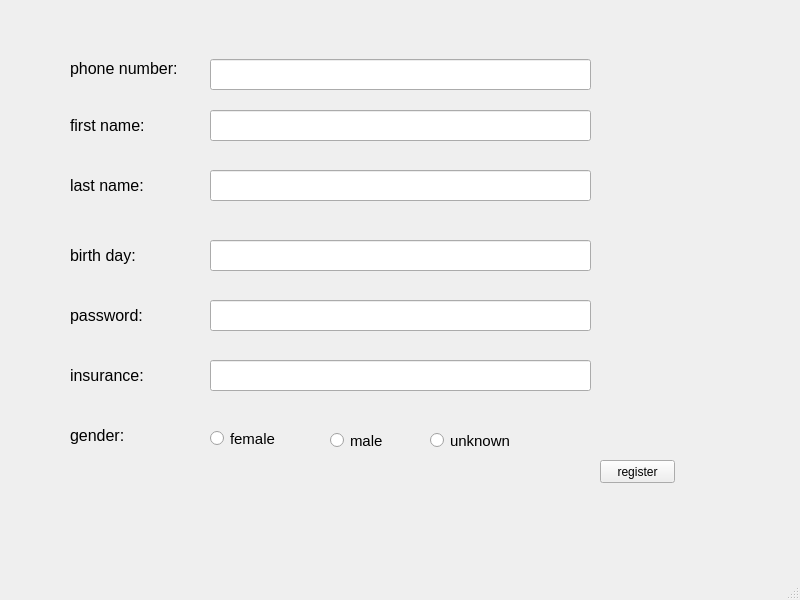
<?xml version="1.0" encoding="UTF-8"?>
<ui version="4.0">
 <class>user_register_window</class>
 <widget class="QMainWindow" name="user_register_window">
  <property name="geometry">
   <rect>
    <x>0</x>
    <y>0</y>
    <width>800</width>
    <height>600</height>
   </rect>
  </property>
  <property name="windowTitle">
   <string>MainWindow</string>
  </property>
  <widget class="QWidget" name="centralwidget">
   <widget class="QLabel" name="label">
    <property name="geometry">
     <rect>
      <x>70</x>
      <y>53</y>
      <width>111</width>
      <height>31</height>
     </rect>
    </property>
    <property name="font">
     <font>
      <pointsize>12</pointsize>
     </font>
    </property>
    <property name="text">
     <string>phone number:</string>
    </property>
   </widget>
   <widget class="QLabel" name="label_2">
    <property name="geometry">
     <rect>
      <x>70</x>
      <y>110</y>
      <width>111</width>
      <height>31</height>
     </rect>
    </property>
    <property name="font">
     <font>
      <pointsize>12</pointsize>
     </font>
    </property>
    <property name="text">
     <string>first name:</string>
    </property>
   </widget>
   <widget class="QLabel" name="label_3">
    <property name="geometry">
     <rect>
      <x>70</x>
      <y>170</y>
      <width>111</width>
      <height>31</height>
     </rect>
    </property>
    <property name="font">
     <font>
      <pointsize>12</pointsize>
     </font>
    </property>
    <property name="text">
     <string>last name:</string>
    </property>
   </widget>
   <widget class="QLabel" name="label_4">
    <property name="geometry">
     <rect>
      <x>70</x>
      <y>240</y>
      <width>111</width>
      <height>31</height>
     </rect>
    </property>
    <property name="font">
     <font>
      <pointsize>12</pointsize>
     </font>
    </property>
    <property name="text">
     <string>birth day:</string>
    </property>
   </widget>
   <widget class="QLabel" name="label_5">
    <property name="geometry">
     <rect>
      <x>70</x>
      <y>300</y>
      <width>111</width>
      <height>31</height>
     </rect>
    </property>
    <property name="font">
     <font>
      <pointsize>12</pointsize>
     </font>
    </property>
    <property name="text">
     <string>password:</string>
    </property>
   </widget>
   <widget class="QLabel" name="label_7">
    <property name="geometry">
     <rect>
      <x>70</x>
      <y>360</y>
      <width>111</width>
      <height>31</height>
     </rect>
    </property>
    <property name="font">
     <font>
      <pointsize>12</pointsize>
     </font>
    </property>
    <property name="text">
     <string>insurance:</string>
    </property>
   </widget>
   <widget class="QLineEdit" name="phone_number_input">
    <property name="geometry">
     <rect>
      <x>210</x>
      <y>59</y>
      <width>381</width>
      <height>31</height>
     </rect>
    </property>
   </widget>
   <widget class="QLineEdit" name="first_name_input">
    <property name="geometry">
     <rect>
      <x>210</x>
      <y>110</y>
      <width>381</width>
      <height>31</height>
     </rect>
    </property>
   </widget>
   <widget class="QLineEdit" name="last_name_input">
    <property name="geometry">
     <rect>
      <x>210</x>
      <y>170</y>
      <width>381</width>
      <height>31</height>
     </rect>
    </property>
   </widget>
   <widget class="QLineEdit" name="bith_day_input">
    <property name="geometry">
     <rect>
      <x>210</x>
      <y>240</y>
      <width>381</width>
      <height>31</height>
     </rect>
    </property>
   </widget>
   <widget class="QLineEdit" name="password_input">
    <property name="geometry">
     <rect>
      <x>210</x>
      <y>300</y>
      <width>381</width>
      <height>31</height>
     </rect>
    </property>
   </widget>
   <widget class="QLineEdit" name="insurance_input">
    <property name="geometry">
     <rect>
      <x>210</x>
      <y>360</y>
      <width>381</width>
      <height>31</height>
     </rect>
    </property>
   </widget>
   <widget class="QLabel" name="label_6">
    <property name="geometry">
     <rect>
      <x>70</x>
      <y>420</y>
      <width>111</width>
      <height>31</height>
     </rect>
    </property>
    <property name="font">
     <font>
      <pointsize>12</pointsize>
     </font>
    </property>
    <property name="text">
     <string>gender:</string>
    </property>
   </widget>
   <widget class="QRadioButton" name="unknown_btn">
    <property name="geometry">
     <rect>
      <x>430</x>
      <y>430</y>
      <width>81</width>
      <height>21</height>
     </rect>
    </property>
    <property name="font">
     <font>
      <pointsize>11</pointsize>
     </font>
    </property>
    <property name="text">
     <string>unknown</string>
    </property>
   </widget>
   <widget class="QRadioButton" name="female_btn">
    <property name="geometry">
     <rect>
      <x>210</x>
      <y>430</y>
      <width>82</width>
      <height>17</height>
     </rect>
    </property>
    <property name="font">
     <font>
      <pointsize>11</pointsize>
     </font>
    </property>
    <property name="text">
     <string>female</string>
    </property>
   </widget>
   <widget class="QRadioButton" name="male_btn">
    <property name="geometry">
     <rect>
      <x>330</x>
      <y>430</y>
      <width>82</width>
      <height>21</height>
     </rect>
    </property>
    <property name="font">
     <font>
      <pointsize>11</pointsize>
     </font>
    </property>
    <property name="text">
     <string>male</string>
    </property>
   </widget>
   <widget class="QPushButton" name="register_btn">
    <property name="geometry">
     <rect>
      <x>600</x>
      <y>460</y>
      <width>75</width>
      <height>23</height>
     </rect>
    </property>
    <property name="text">
     <string>register</string>
    </property>
   </widget>
  </widget>
  <widget class="QMenuBar" name="menubar">
   <property name="geometry">
    <rect>
     <x>0</x>
     <y>0</y>
     <width>800</width>
     <height>21</height>
    </rect>
   </property>
  </widget>
  <widget class="QStatusBar" name="statusbar"/>
 </widget>
 <resources/>
 <connections/>
</ui>
